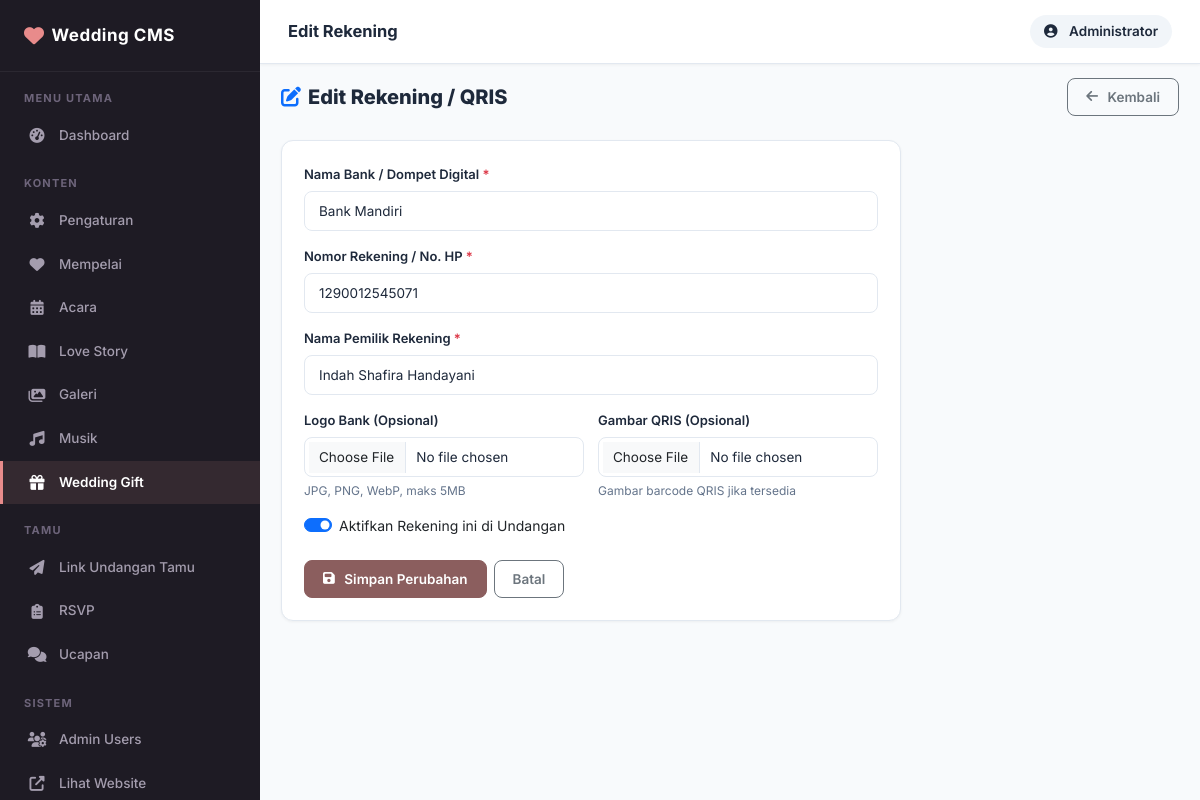
Page /admin/gift/edit.php?id=1 (signed in) on the committed database.
### tables this page shows
CREATE TABLE `bank_accounts` (
  `id` int UNSIGNED NOT NULL,
  `bank_name` varchar(100) NOT NULL,
  `account_number` varchar(50) NOT NULL,
  `account_holder` varchar(150) NOT NULL,
  `bank_logo` varchar(255) NOT NULL DEFAULT '',
  `qris_image` varchar(255) NOT NULL DEFAULT '',
  `is_active` tinyint(1) NOT NULL DEFAULT '1',
  `created_at` timestamp NOT NULL DEFAULT CURRENT_TIMESTAMP,
  `updated_at` timestamp NOT NULL DEFAULT CURRENT_TIMESTAMP ON UPDATE CURRENT_TIMESTAMP
);

### includes/helpers.php (called while the page is built, shortened)
<?php
function e(string $value): string {
    return htmlspecialchars($value, ENT_QUOTES, 'UTF-8');
}
function int_input(string $key, int $default = 0, string $method = 'POST'): int {
    $source = $method === 'GET' ? INPUT_GET : INPUT_POST;
    $val    = filter_input($source, $key, FILTER_VALIDATE_INT);
    return ($val === false || $val === null) ? $default : (int) $val;
}

### includes/db.php (called while the page is built, shortened)
<?php
function get_db(): PDO {
    static $pdo = null;
    if ($pdo === null) {
        try {
            $dsn = 'mysql:host=' . DB_HOST . ';dbname=' . DB_NAME . ';charset=' . DB_CHARSET;
            $options = [
                PDO::ATTR_ERRMODE            => PDO::ERRMODE_EXCEPTION,
                PDO::ATTR_DEFAULT_FETCH_MODE => PDO::FETCH_ASSOC,
                PDO::ATTR_EMULATE_PREPARES   => false,
            ];
            $pdo = new PDO($dsn, DB_USER, DB_PASS, $options);
        } catch (PDOException $e) {
            error_log('Database connection failed: ' . $e->getMessage());
            die(json_encode(['error' => true, 'message' => 'Database connection failed.']));
        }
    }
    return $pdo;
}
function db_row(string $sql, array $params = []): ?array {
    try {
        $stmt = get_db()->prepare($sql);
        $stmt->execute($params);
        $row = $stmt->fetch();
        return $row ?: null;
    } catch (PDOException $e) {
        error_log('Query error: ' . $e->getMessage() . ' SQL: ' . $sql);
        return null;
    }
}

### includes/functions.php (called while the page is built, shortened)
<?php
require_once __DIR__ . '/db.php';
require_once __DIR__ . '/helpers.php';
function get_bank_account(int $id): ?array {
    return db_row("SELECT * FROM bank_accounts WHERE id = ?", [$id]);
}

### admin/gift/form.php (the view, shortened to what this page needs)
<?php $acc = $acc ?? []; ?>
<div class="row g-3">
    <div class="col-12">
        <label class="form-label">Nama Bank / Dompet Digital <span class="text-danger">*</span></label>
        <input type="text" name="bank_name" class="form-control"
               value="<?= e($acc['bank_name'] ?? '') ?>" required placeholder="Contoh: Bank BCA / Mandiri / GoPay / DANA">
    </div>
    <div class="col-12">
        <label class="form-label">Nomor Rekening / No. HP <span class="text-danger">*</span></label>
        <input type="text" name="account_number" class="form-control"
               value="<?= e($acc['account_number'] ?? '') ?>" required placeholder="Contoh: 1234567890">
    </div>
    <div class="col-12">
        <label class="form-label">Nama Pemilik Rekening <span class="text-danger">*</span></label>
        <input type="text" name="account_holder" class="form-control"
               value="<?= e($acc['account_holder'] ?? '') ?>" required placeholder="Nama sesuai buku tabungan / akun">
    </div>
    <div class="col-md-6">
        <label class="form-label">Logo Bank (Opsional)</label>
        <input type="file" name="bank_logo" class="form-control" accept="image/*" data-preview="prevLogo">
        <div class="form-text">JPG, PNG, WebP, maks 5MB</div>
    </div>
    <div class="col-md-6">
        <label class="form-label">Gambar QRIS (Opsional)</label>
        <input type="file" name="qris_image" class="form-control" accept="image/*" data-preview="prevQris">
        <div class="form-text">Gambar barcode QRIS jika tersedia</div>
    </div>
    <div class="col-12">
        <div class="form-check form-switch">
            <input class="form-check-input" type="checkbox" name="is_active" id="is_active"
                   <?= ($acc['is_active'] ?? 1) ? 'checked' : '' ?>>
            <label class="form-check-label" for="is_active">Aktifkan Rekening ini di Undangan</label>
        </div>
    </div>
</div>

### assets/css/admin.css (style rules this page uses)
:root { --sidebar-width: 260px; --sidebar-bg: #1e1b24; --sidebar-hover: #2d2838; --sidebar-active: #8b5e5e; --sidebar-text: #a49dae; --sidebar-text-active: #ffffff; --topbar-height: 64px; --topbar-bg: #ffffff; --primary: #8b5e5e; --primary-hover: #754c4c; --primary-light: #f5ebe6; --secondary: #d8b4a0; --success: #10b981; --danger: #ef4444; --warning: #f59e0b; --info: #0ea5e9; --body-bg: #f8fafc; --card-bg: #ffffff; --border-color: #e2e8f0; --text-dark: #1e293b; --text-muted: #64748b; --font: 'Inter', -apple-system, BlinkMacSystemFont, sans-serif; --radius: 12px; --shadow-sm: 0 1px 3px rgba(0,0,0,0.05); --shadow-md: 0 4px 16px rgba(0,0,0,0.06); --shadow-lg: 0 10px 30px rgba(0,0,0,0.08); }
*, *::before, *::after { box-sizing: border-box; }
html, body { margin: 0; padding: 0; font-family: var(--font); background: var(--body-bg); color: var(--text-dark); font-size: 14px; line-height: 1.6; -webkit-font-smoothing: antialiased; }
.form-label { font-weight: 600; font-size: 13px; margin-bottom: 6px; color: var(--text-dark); }
.form-control, .form-select { border-radius: 8px; border: 1px solid var(--border-color); font-size: 13.5px; padding: 9px 14px; color: var(--text-dark); transition: border-color 0.2s, box-shadow 0.2s; }
.form-text { font-size: 12px; color: var(--text-muted); margin-top: 4px; }

### rows in the picture
bank_accounts: bank_name "Bank Mandiri", account_number "1290012545071", account_holder "Indah Shafira Handayani", is_active "☑"

### other values in the picture
$page_title "Edit Rekening"
$admin['name'] "Administrator"
